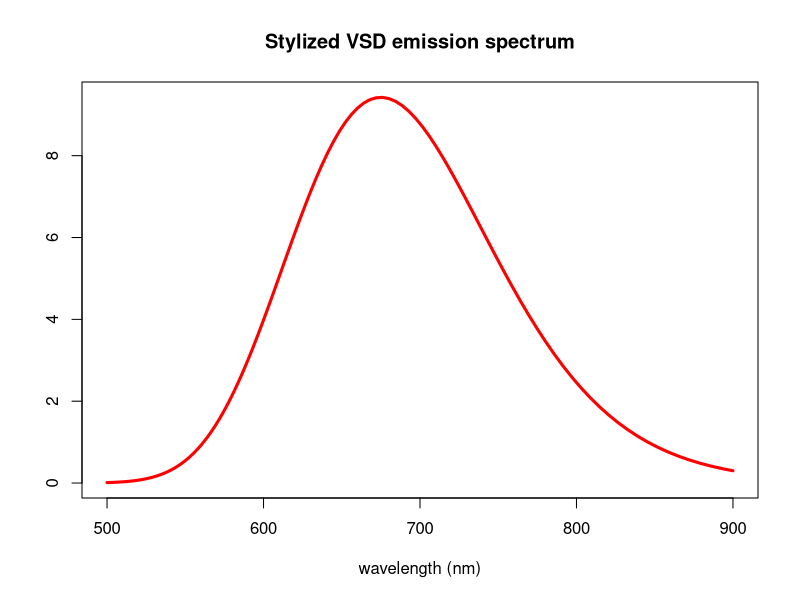

Recreate this plot in R.
## ---- chunk 1
fmean <- 300/675
fsd <- (300/525 - fmean)/3
freq <- seq(300/500, 300/900, length.out = 100)
spec <- dnorm(freq, fmean, fsd)
plot(300/freq, spec, type='l', col="red", lwd=3, xlab="wavelength (nm)", ylab="", main = "Stylized VSD emission spectrum")
